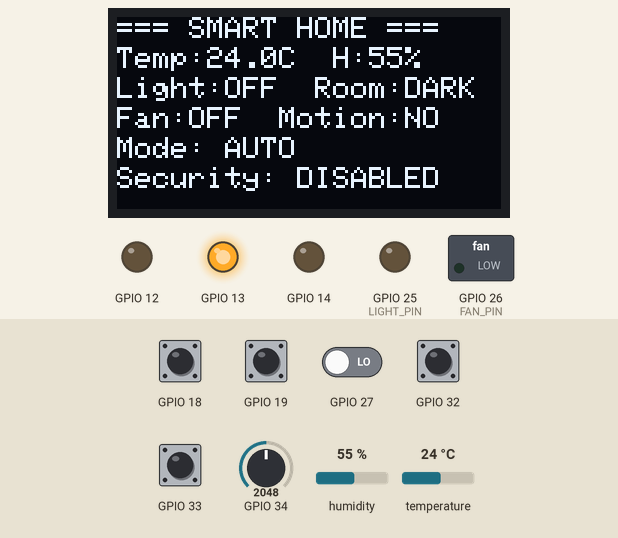
Simulated run of this program. Board: ESP32. Parts: 128×64 one-colour display, switched loads named in the program (green lamp = pin HIGH), output pins drawn as LEDs (lit = HIGH). Dashed ring = blinking. Inputs (shaded band) come from the test bench; at power-on: GPIO 18, GPIO 19, GPIO 32, GPIO 33 HIGH, GPIO 27 LOW, temperature 24 °C, GPIO 34 = 2048, humidity 55 %. What the program prints to the serial monitor is not drawn.

Above: at 3.4 s.
3.5 s: temperature set to 29.6 °C
At 6.7 s:
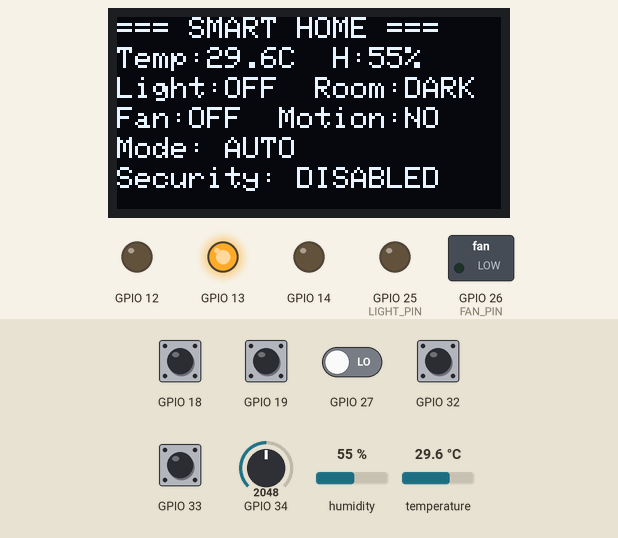
7.7 s: temperature set to 30.7 °C
At 11.0 s:
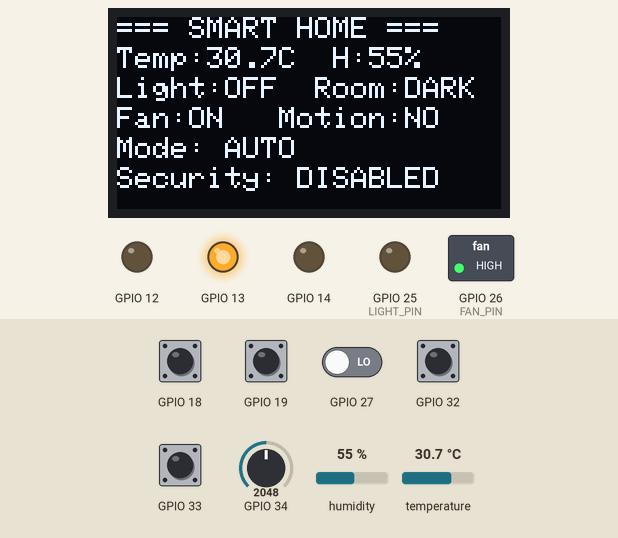
11.7 s: GPIO 27 driven HIGH
At 13.4 s:
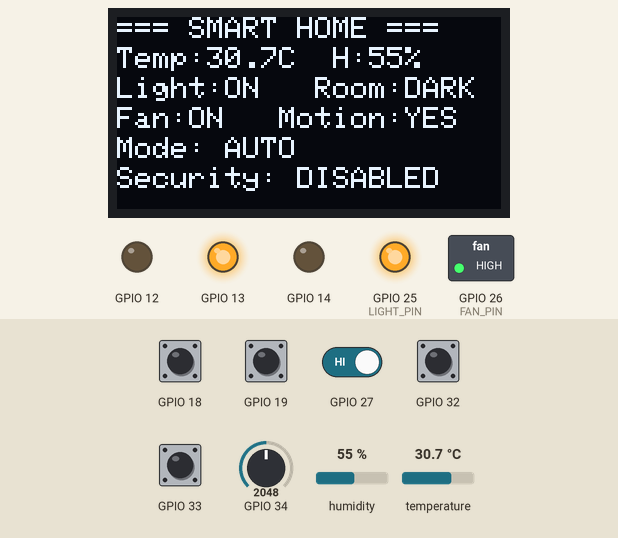
13.7 s: GPIO 18 pulled LOW for 0.15 s
At 14.3 s:
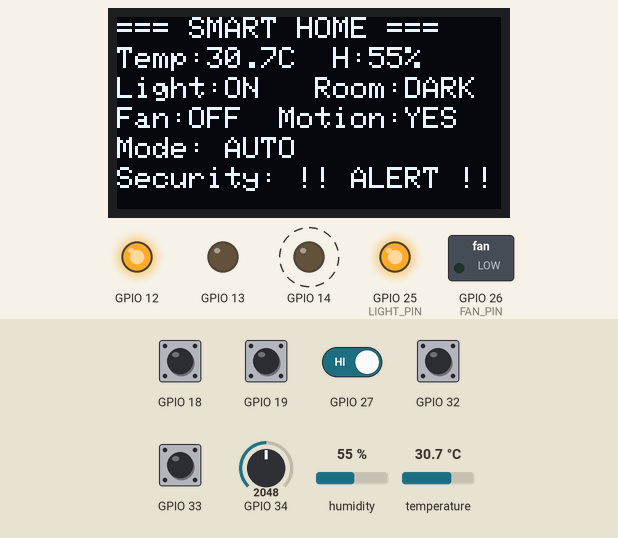
14.4 s: GPIO 34 set to 1927
At 17.1 s:
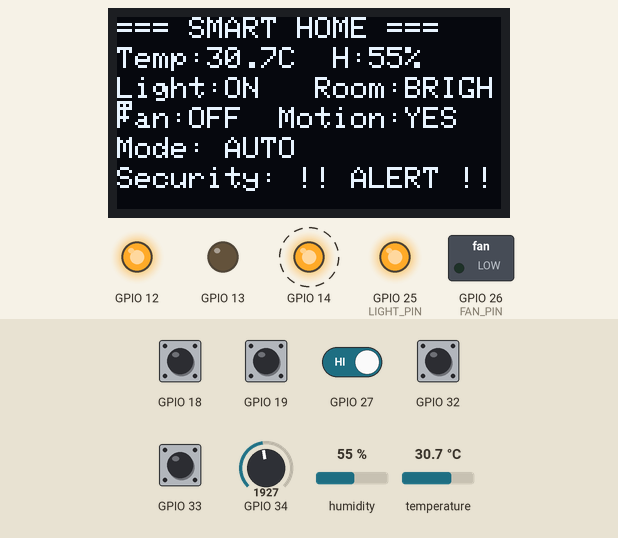
18.7 s: GPIO 19 pulled LOW for 0.15 s
At 20.1 s:
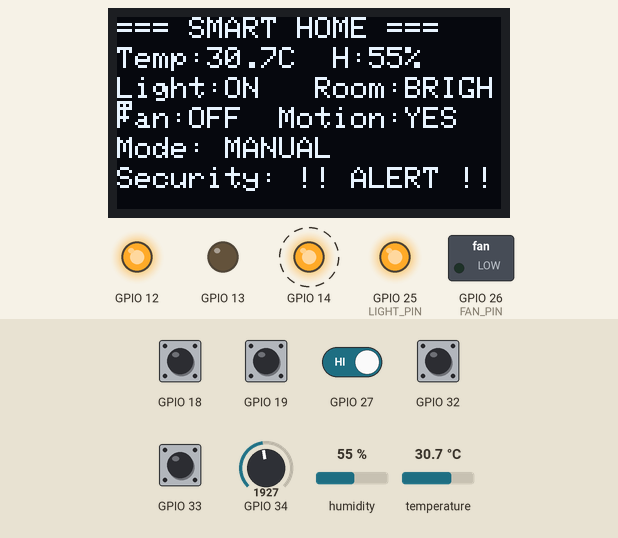
Timing chart, 0 to 20.4 s (numbered marks = the images above; inputs shaded):
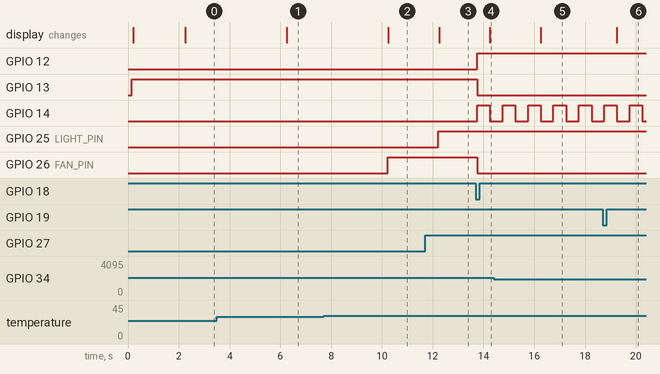

Measured:
- the behaviour switches between 29.9 and 30 °C on temperature (found by bisection; images 1 and 2)
- the behaviour switches between 2001 and 2000 on GPIO 34 (found by bisection; images 4 and 5)
- after the input at 3.5 s, the display: changes after 2.8 s (image 1)
- after the input at 7.7 s, GPIO 26 (FAN_PIN): LOW → HIGH after 2.5 s; the display: changes after 2.6 s (image 2)
- after the input at 11.7 s, GPIO 25 (LIGHT_PIN): LOW → HIGH after 0.52 s; the display: changes after 0.55 s (image 3)
- after the input at 13.7 s, GPIO 12: LOW → HIGH after 0.05 s; GPIO 13, GPIO 26 (FAN_PIN): HIGH → LOW after 0.05 s; GPIO 14: LOW → HIGH after 0.05 s, → LOW 0.50 s later; the display: changes after 0.55 s (image 4)
- after the input at 14.4 s, the display: changes after 1.9 s (image 5)
- after the input at 18.7 s, the display: changes after 0.55 s (image 6)

The program:

main.cpp
```cpp
/**
 * ============================================================
 *  SMART HOME CONTROLLER - Main Application
 * ============================================================
 *  Central orchestrator that integrates all subsystem modules:
 *    - Sensor Manager    (PIR, LDR, DHT22)
 *    - Light Controller  (Motion + Darkness auto-light)
 *    - Fan Controller    (Temperature-based with hysteresis)
 *    - Security Manager  (3-state alarm system)
 *    - Manual Override   (Push button manual control)
 *    - Display Manager   (OLED status display)
 *    - Serial Monitor    (UART telemetry output)
 *
 *  Priority Hierarchy:
 *    1. SECURITY (highest) - Overrides everything during alert
 *    2. MANUAL OVERRIDE    - User has direct control
 *    3. AUTOMATIC          - Sensor-based automation
 *
 *  Timing Architecture:
 *    All operations use non-blocking millis() timing.
 *    No delay() calls in the main loop, ensuring responsive
 *    switch reading and real-time security monitoring.
 *
 *  Target: ESP32 DevKit V4 | Framework: Arduino
 *  Author: Adarsh Srivastav
 * ============================================================
 */

#include <Arduino.h>
#include "config.h"
#include "sensor_manager.h"
#include "light_controller.h"
#include "fan_controller.h"
#include "security_manager.h"
#include "manual_override.h"
#include "display_manager.h"
#include "serial_monitor.h"

// ============================================================
//  TIMING VARIABLES (non-blocking cooperative scheduling)
// ============================================================
unsigned long lastSensorRead    = 0;  // Last sensor read timestamp
unsigned long lastDisplayUpdate = 0;  // Last OLED refresh timestamp
unsigned long lastSerialPrint   = 0;  // Last serial output timestamp

// ============================================================
//  SYSTEM STATE VARIABLES
// ============================================================
SensorData  sensorData;   // Latest readings from all sensors
ManualState manualState;   // Current state of all manual switches
bool        lightOn = false;  // Current light ON/OFF state
bool        fanOn   = false;  // Current fan ON/OFF state

// ============================================================
//  SETUP - Runs once at power-on / reset
// ============================================================
void setup() {
    // 1. Initialize serial communication FIRST (for debug output)
    initSerialMonitor();
    printStartupBanner();

    // 2. Initialize all sensor inputs
    initSensors();
    Serial.println(F("[INIT] Sensors initialized (PIR=GPIO27, LDR=GPIO34, DHT22=GPIO4)"));

    // 3. Initialize output controllers
    initLightController();
    Serial.println(F("[INIT] Light controller initialized (LED=GPIO25)"));

    initFanController();
    Serial.println(F("[INIT] Fan controller initialized (LED=GPIO26)"));

    initSecurityManager();
    Serial.println(F("[INIT] Security manager initialized (Buzzer=GPIO14, Red=GPIO12, Green=GPIO13)"));

    // 4. Initialize manual input switches
    initManualOverride();
    Serial.println(F("[INIT] Manual override switches initialized (Override=GPIO19, Light=GPIO32, Fan=GPIO33, Security=GPIO18)"));

    // 5. Initialize OLED display (shows splash screen)
    initDisplay();
    Serial.println(F("[INIT] OLED Display initialized (SDA=GPIO21, SCL=GPIO22, Addr=0x3C)"));

    // 6. System ready
    Serial.println(F(""));
    Serial.println(F("[SYS] *** All subsystems ready. Entering main control loop... ***"));
    Serial.println(F(""));
}

// ============================================================
//  LOOP - Runs repeatedly (cooperative multitasking)
// ============================================================
void loop() {
    unsigned long currentMillis = millis();

    // ================================================================
    //  STEP 1: READ SENSORS (periodic, every SENSOR_READ_INTERVAL ms)
    // ================================================================
    if (currentMillis - lastSensorRead >= SENSOR_READ_INTERVAL) {
        lastSensorRead = currentMillis;
        sensorData = readAllSensors();
    }

    // ================================================================
    //  STEP 2: READ MANUAL SWITCHES (every loop for responsiveness)
    // ================================================================
    // Manual switches are read every loop iteration to ensure
    // instant response to user button presses. This is lightweight
    // (just digitalRead calls) so it doesn't impact performance.
    manualState = readManualSwitches();

    // ================================================================
    //  STEP 3: SECURITY SYSTEM (HIGHEST PRIORITY)
    // ================================================================
    // Security is always evaluated first because safety takes
    // precedence over comfort (lights/fan) and user convenience.
    SecurityState secState = updateSecurity(
        manualState.securityModeOn,
        sensorData.motionDetected
    );

    // ================================================================
    //  STEP 4: LIGHT & FAN CONTROL (with priority handling)
    // ================================================================
    if (secState == SECURITY_ALERT) {
        // ---- SECURITY ALERT OVERRIDE ----
        // During an intrusion alert:
        //   - Force light ON to illuminate the intruder area
        //   - Force fan OFF (irrelevant during emergency)
        // This overrides BOTH manual and automatic control
        digitalWrite(LIGHT_PIN, HIGH);
        lightOn = true;
        digitalWrite(FAN_PIN, LOW);
        fanOn = false;

    } else {
        // ---- NORMAL OPERATION ----
        // Priority: Manual Override > Automatic Control
        // (handled inside each controller's update function)

        lightOn = updateLightControl(
            sensorData.motionDetected,
            sensorData.isDark,
            manualState.overrideActive,
            manualState.manualLightOn
        );

        fanOn = updateFanControl(
            sensorData.temperature,
            manualState.overrideActive,
            manualState.manualFanOn
        );
    }

    // ================================================================
    //  STEP 5: UPDATE OLED DISPLAY (periodic)
    // ================================================================
    if (currentMillis - lastDisplayUpdate >= DISPLAY_UPDATE_INTERVAL) {
        lastDisplayUpdate = currentMillis;
        updateDisplay(
            sensorData.temperature,
            sensorData.humidity,
            lightOn,
            fanOn,
            sensorData.motionDetected,
            sensorData.isDark,
            manualState.overrideActive,
            getSecurityStateString()
        );
    }

    // ================================================================
    //  STEP 6: PRINT SERIAL TELEMETRY (periodic)
    // ================================================================
    if (currentMillis - lastSerialPrint >= SERIAL_PRINT_INTERVAL) {
        lastSerialPrint = currentMillis;

        // Print alert line during security breach
        if (secState == SECURITY_ALERT) {
            Serial.println(F("[ALERT] !!! INTRUDER DETECTED !!! Security alarm active."));
        }

        if (isCriticalTemp()) {
            Serial.println(F("[ALERT] CRITICAL TEMPERATURE DETECTED! Temp >= 45°C"));
        }

        printTelemetry(
            sensorData.temperature,
            sensorData.humidity,
            sensorData.ldrValue,
            sensorData.isDark,
            sensorData.motionDetected,
            lightOn,
            fanOn,
            manualState.overrideActive,
            getSecurityStateString()
        );
    }
}
```

display_manager.h
```cpp
/**
 * ============================================================
 *  DISPLAY MANAGER - Header
 * ============================================================
 *  Manages the SSD1306 128x64 OLED display via I2C.
 *  Displays real-time system status including:
 *    - Temperature and humidity
 *    - Light and fan states
 *    - Motion detection status
 *    - Operating mode (AUTO/MANUAL)
 *    - Security system status
 * ============================================================
 */

#ifndef DISPLAY_MANAGER_H
#define DISPLAY_MANAGER_H

#include <Arduino.h>

/**
 * Initialize the OLED display and show boot splash screen.
 * Must be called once in setup() after Wire.begin().
 */
void initDisplay();

/**
 * Update the OLED with current system status.
 * Call this periodically (every DISPLAY_UPDATE_INTERVAL ms).
 *
 * @param temperature     Current temperature in °C
 * @param humidity        Current humidity in %
 * @param lightOn         true if room light is ON
 * @param fanOn           true if fan is ON
 * @param motionDetected  true if PIR detects motion
 * @param isDark          true if room is dark
 * @param manualOverride  true if manual mode is active
 * @param securityStatus  Human-readable security state string
 */
void updateDisplay(float temperature, float humidity, bool lightOn, bool fanOn,
                   bool motionDetected, bool isDark, bool manualOverride,
                   const char* securityStatus);

#endif // DISPLAY_MANAGER_H
```

fan_controller.h
```cpp
/**
 * ============================================================
 *  FAN CONTROLLER - Header
 * ============================================================
 *  Temperature-based fan control with hysteresis to prevent
 *  rapid ON/OFF switching near the threshold boundary.
 *
 *  Automation Rule:
 *    IF temperature >= TEMP_FAN_ON  → Fan ON
 *    IF temperature <= TEMP_FAN_OFF → Fan OFF
 *    Between thresholds             → Maintain current state
 *    IF manual override active      → Use manual switch
 * ============================================================
 */

#ifndef FAN_CONTROLLER_H
#define FAN_CONTROLLER_H

#include <Arduino.h>

/**
 * Initialize the fan output pin.
 * Must be called once in setup().
 */
void initFanController();

/**
 * Update fan state based on temperature and manual override.
 *
 * @param temperature    current temperature in °C from DHT22
 * @param manualOverride true if manual override switch is active
 * @param manualFanOn    true if manual fan switch is pressed
 * @return current fan state (true = ON, false = OFF)
 */
bool updateFanControl(float temperature, bool manualOverride, bool manualFanOn);

/**
 * Get the current fan state without updating.
 * @return true if fan is currently ON
 */
bool getFanState();

/**
 * Check if the critical temperature alert is active.
 * @return true if temperature is >= TEMP_ALERT
 */
bool isCriticalTemp();

#endif // FAN_CONTROLLER_H
```

light_controller.h
```cpp
/**
 * ============================================================
 *  LIGHT CONTROLLER - Header
 * ============================================================
 *  Automatic light control based on motion detection and
 *  ambient light level. Supports manual override mode.
 *
 *  Automation Rule:
 *    IF motion detected AND room is dark → Light ON
 *    IF no motion for MOTION_TIMEOUT   → Light OFF
 *    IF manual override active         → Use manual switch
 * ============================================================
 */

#ifndef LIGHT_CONTROLLER_H
#define LIGHT_CONTROLLER_H

#include <Arduino.h>

/**
 * Initialize the light output pin.
 * Must be called once in setup().
 */
void initLightController();

/**
 * Update light state based on sensor inputs and manual override.
 *
 * @param motionDetected  true if PIR sensor detects motion
 * @param isDark          true if room ambient light is below threshold
 * @param manualOverride  true if manual override switch is active
 * @param manualLightOn   true if manual light switch is pressed (only used when override active)
 * @return current light state (true = ON, false = OFF)
 */
bool updateLightControl(bool motionDetected, bool isDark, bool manualOverride, bool manualLightOn);

/**
 * Get the current light state without updating.
 * @return true if light is currently ON
 */
bool getLightState();

#endif // LIGHT_CONTROLLER_H
```

manual_override.h
```cpp
/**
 * ============================================================
 *  MANUAL OVERRIDE - Header
 * ============================================================
 *  Reads manual push button switches for:
 *    - Manual Override toggle (enables/disables manual mode)
 *    - Manual Light switch (controls light when override is ON)
 *    - Manual Fan switch (controls fan when override is ON)
 *    - Security Mode switch (arms/disarms security system)
 *
 *  All switches use INPUT_PULLUP configuration:
 *    Button pressed  = pin reads LOW  = active
 *    Button released = pin reads HIGH = inactive
 * ============================================================
 */

#ifndef MANUAL_OVERRIDE_H
#define MANUAL_OVERRIDE_H

#include <Arduino.h>

/**
 * Structure holding the state of all manual switches.
 */
struct ManualState {
    bool overrideActive;    // True if manual override mode is enabled
    bool manualLightOn;     // True if manual light switch is pressed
    bool manualFanOn;       // True if manual fan switch is pressed
    bool securityModeOn;    // True if security mode switch is pressed
};

/**
 * Initialize all switch pins with internal pull-up resistors.
 * Must be called once in setup().
 */
void initManualOverride();

/**
 * Read the current state of all manual switches.
 * @return ManualState struct with all switch states
 */
ManualState readManualSwitches();

#endif // MANUAL_OVERRIDE_H
```

security_manager.h
```cpp
/**
 * ============================================================
 *  SECURITY MANAGER - Header
 * ============================================================
 *  Security alert system with three operational states:
 *    DISABLED - Security mode OFF, normal operation
 *    ARMED    - Security mode ON, monitoring for motion
 *    ALERT    - Intrusion detected! Buzzer + Red LED active
 *
 *  Security has the HIGHEST priority in the system.
 *  When an alert is triggered, it overrides light/fan control.
 * ============================================================
 */

#ifndef SECURITY_MANAGER_H
#define SECURITY_MANAGER_H

#include <Arduino.h>

/**
 * Security system operational states.
 */
enum SecurityState {
    SECURITY_DISABLED,  // Security mode is OFF
    SECURITY_ARMED,     // Security mode ON, no intrusion
    SECURITY_ALERT      // INTRUDER DETECTED - alarm active
};

/**
 * Initialize security output pins (buzzer, red LED, green LED).
 * Must be called once in setup().
 */
void initSecurityManager();

/**
 * Update security state based on mode switch and motion.
 *
 * @param securityModeOn  true if security mode switch is active
 * @param motionDetected  true if PIR detects motion
 * @return current SecurityState enum value
 */
SecurityState updateSecurity(bool securityModeOn, bool motionDetected);

/**
 * Get the current security state without updating.
 * @return current SecurityState enum value
 */
SecurityState getSecurityState();

/**
 * Get human-readable security state string for display.
 * @return "DISABLED", "ARMED", or "!! ALERT !!"
 */
const char* getSecurityStateString();

#endif // SECURITY_MANAGER_H
```

sensor_manager.h
```cpp
/**
 * ============================================================
 *  SENSOR MANAGER - Header
 * ============================================================
 *  Manages all sensor inputs: PIR motion sensor, LDR light
 *  sensor, and DHT22 temperature/humidity sensor.
 *
 *  Provides a unified SensorData structure containing all
 *  sensor readings for use by the control modules.
 * ============================================================
 */

#ifndef SENSOR_MANAGER_H
#define SENSOR_MANAGER_H

#include <Arduino.h>
#include <DHT.h>

/**
 * Structure to hold all sensor readings in one place.
 * This is populated by readAllSensors() and consumed by
 * the light, fan, security, and display modules.
 */
struct SensorData {
    bool  motionDetected;   // PIR: true if human motion detected
    int   ldrValue;         // LDR: raw ADC value (0-4095 on ESP32)
    bool  isDark;           // Derived: true if ldrValue < threshold
    float temperature;      // DHT22: temperature in degrees Celsius
    float humidity;         // DHT22: relative humidity in percent
    bool  sensorError;      // true if DHT22 read failed (NaN values)
};

/**
 * Initialize all sensor pins and the DHT22 library.
 * Must be called once in setup().
 */
void initSensors();

/**
 * Read all sensors and return a populated SensorData struct.
 * If DHT22 fails, safe default values are used (25°C, 50%).
 */
SensorData readAllSensors();

#endif // SENSOR_MANAGER_H
```

serial_monitor.h
```cpp
/**
 * ============================================================
 *  SERIAL MONITOR - Header
 * ============================================================
 *  Provides formatted serial telemetry output via UART for
 *  debugging, monitoring, and demonstration purposes.
 *
 *  Output Format:
 *    [TELEMETRY] Temp: 29.5°C | LDR: 450 (DARK) | Motion: YES
 *                | Light: ON | Fan: OFF | Mode: AUTO | Security: ARMED
 * ============================================================
 */

#ifndef SERIAL_MONITOR_H
#define SERIAL_MONITOR_H

#include <Arduino.h>

/**
 * Initialize UART serial communication.
 * Must be called first in setup().
 */
void initSerialMonitor();

/**
 * Print the startup banner with system information.
 * Called once after all subsystems are initialized.
 */
void printStartupBanner();

/**
 * Print formatted telemetry data to Serial Monitor.
 * Call this periodically (every SERIAL_PRINT_INTERVAL ms).
 *
 * @param temperature     Current temperature in °C
 * @param humidity        Current humidity in %
 * @param ldrValue        Raw LDR ADC reading (0-4095)
 * @param isDark          true if room is dark
 * @param motionDetected  true if PIR detects motion
 * @param lightOn         true if light is ON
 * @param fanOn           true if fan is ON
 * @param manualOverride  true if manual mode is active
 * @param securityStatus  Human-readable security state string
 */
void printTelemetry(float temperature, float humidity, int ldrValue, bool isDark,
                    bool motionDetected, bool lightOn, bool fanOn,
                    bool manualOverride, const char* securityStatus);

#endif // SERIAL_MONITOR_H
```

Source omitted: display_manager.cpp (5664 bytes), fan_controller.cpp (2895 bytes), light_controller.cpp (3193 bytes), manual_override.cpp (3658 bytes), security_manager.cpp (4203 bytes), sensor_manager.cpp (2869 bytes), serial_monitor.cpp (3076 bytes), config.h (4240 bytes)
